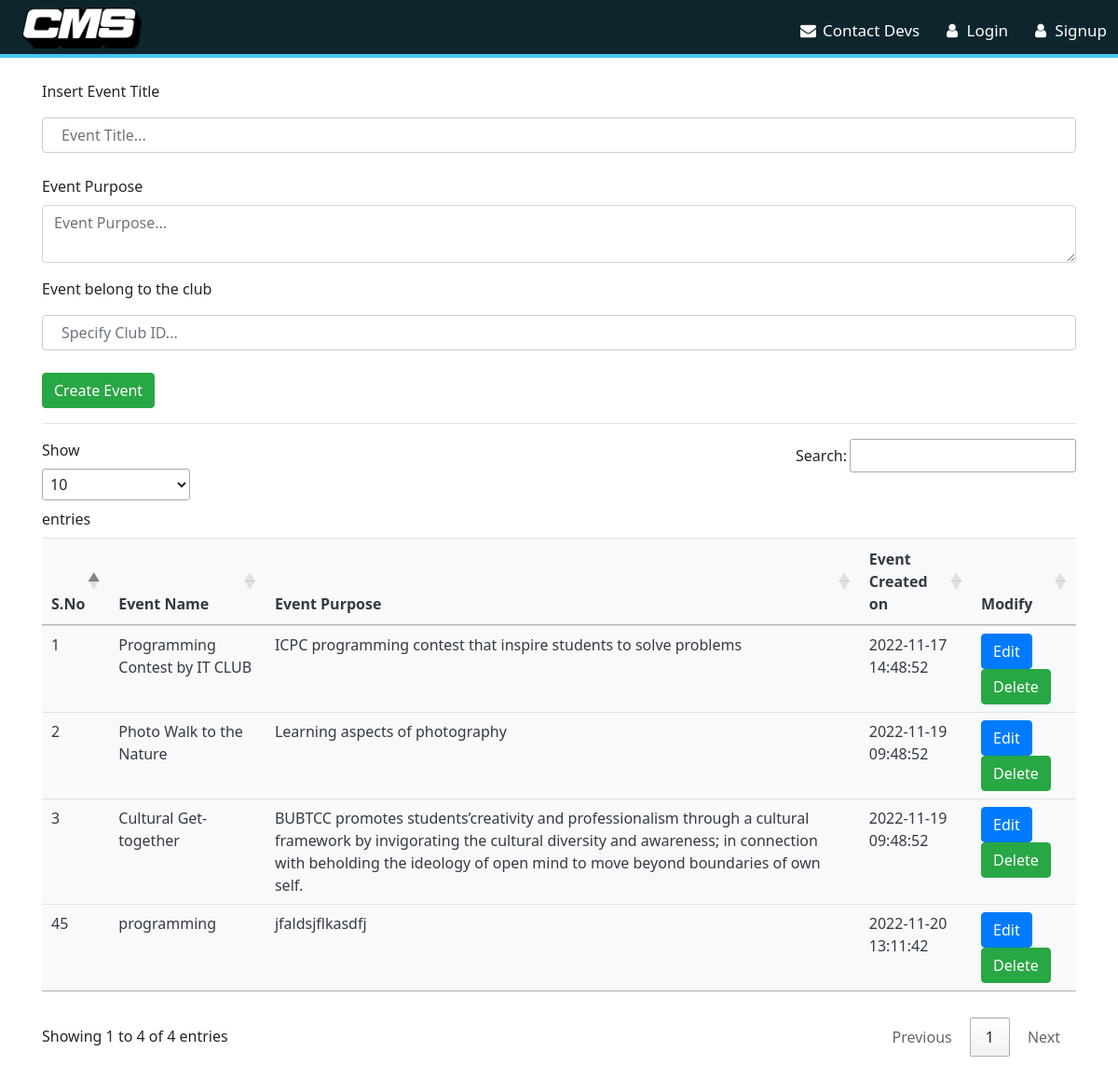
The page /eupdate.php on the database its author committed.
### tables this page shows
CREATE TABLE `event` (
  `evid` int(5) NOT NULL,
  `evname` varchar(100) NOT NULL,
  `evpurpose` varchar(255) NOT NULL,
  `evdetails` varchar(1000) NOT NULL,
  `evcreation` datetime NOT NULL DEFAULT current_timestamp(),
  `crecord` int(11) NOT NULL
);

### eupdate.php (the view, shortened to what this page needs)
<?php
include 'db/_dbConnect.php';
?>
<!DOCTYPE html>
<html lang="en">
<head>
    <link rel="stylesheet" href="https://cdnjs.cloudflare.com/ajax/libs/font-awesome/4.7.0/css/font-awesome.min.css">
    <link rel="stylesheet" href="https://cdn.jsdelivr.net/npm/bootstrap@4.1.3/dist/css/bootstrap.min.css">
    <link rel="stylesheet" href="style.css">
    <link rel="stylesheet" href="//cdn.datatables.net/1.13.1/css/jquery.dataTables.min.css">
</head>
<body>
    <?php
    require 'db/_nav.php'; ?>
<div class="container my-4">
<form action="/cse328/db/create.php" method="POST">
  <div class="form-group">
    <label for="title">Insert Event Title</label>
    <input type="text" class="form-control" id="exampleFormControlInput1" name="etitle" placeholder="Event Title...">
  </div>
  <div class="form-group">
    <label for="motto">Event Purpose</label>
    <textarea class="form-control" id="exampleFormControlTextarea1" rows="2" name="epurpose"  placeholder="Event Purpose..."></textarea>
  </div>
  <div class="form-group">
        <label for="crecord">Event belong to the club</label>
        <input type="text" class="form-control" id="exampleFormControlInput1" name="crecord" placeholder="Specify Club ID...">
      </div>
  <button type="submit" class="btn btn-success" name="createevent">Create Event</button>
</form>
<hr>
<table class="table bg-light text-dark my-4" id="myTable">
    <thead>
        <tr>
            <th scope="col">S.No</th>
            <th scope="col">Event Name</th>
            <th scope="col">Event Purpose</th>
            <th scope="col">Event Created on</th>
            <th scope="col">Modify</th>
        </tr>
    </thead>
        <tbody>
    <?php
            $sql = "SELECT * FROM `event`";
            $fireq = mysqli_query($connect, $sql);
            while ($row = mysqli_fetch_assoc($fireq)) {
        echo '
            <tr>
                <td>' . $row['evid'] . '</td>
                <td>' . $row['evname'] . '</td>
                <td>' . $row['evpurpose'] . '</td>
                <td>' . $row['evcreation'] . '</td>
                <td>
                <button class="edit btn btn btn-primary" id=' . $row["evid"] . '>Edit</button>
                <button class="delete btn btn-success" id=d' . $row["evid"] . '>Delete</button>
                </td>
                </tr>
    ';
} ?>
</tbody>
</table>
</div>
</body>
</html>

### style.css (style rules this page uses)
* { margin: 0; padding: 0; }
body { font-family: system-ui, -apple-system, BlinkMacSystemFont, 'Segoe UI', Roboto, Oxygen, Ubuntu, Cantarell, 'Open Sans', 'Helvetica Neue', sans-serif; }
input[type=text], [type=email], input[type=password], select { width: 100%; padding: 12px 20px; margin: 8px 0; display: inline-block; border: 1px solid #ccc; box-sizing: border-box; }

### rows shown on the page
event: evid "1", evname "Programming Contest by IT CLUB", evpurpose "ICPC programming contest that inspire students to solve problems", evcreation "2022-11-17 14:48:52"
event: evid "2", evname "Photo Walk to the Nature", evpurpose "Learning aspects of photography", evcreation "2022-11-19 09:48:52"
event: evid "3", evname "Cultural Get-together", evpurpose "BUBTCC promotes students’creativity and professionalism through a cultural framework by invigorating the cultural diversity and awareness; in connection with beholding the ideology of open mind to move beyond boundaries of own self.", evcreation "2022-11-19 09:48:52"
event: evid "45", evname "programming", evpurpose "jfaldsjflkasdfj", evcreation "2022-11-20 13:11:42"
